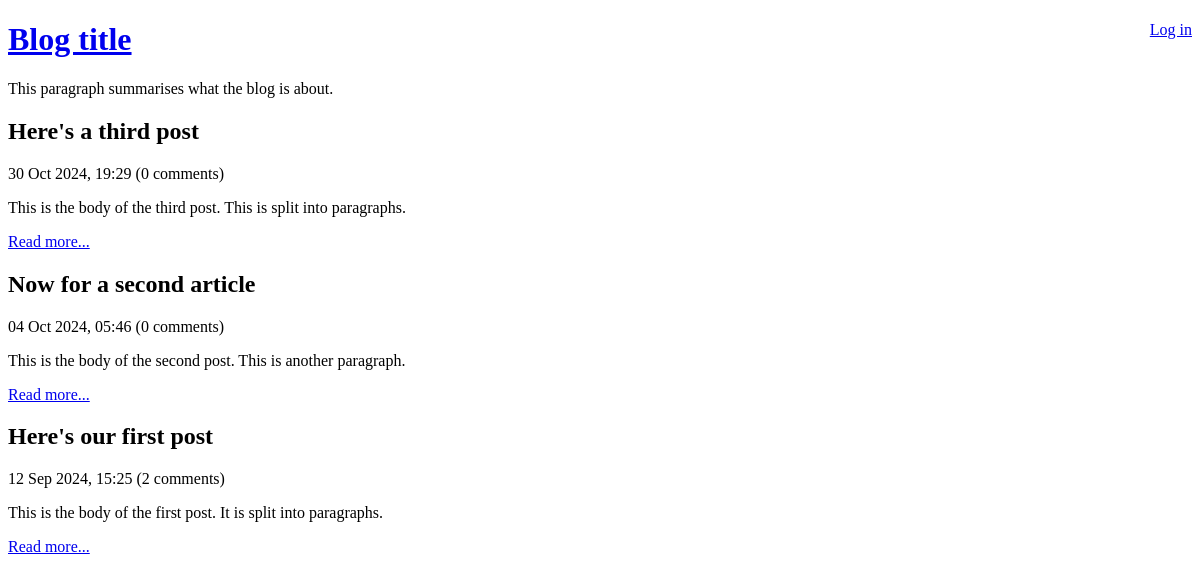
Before: / with the older database file.
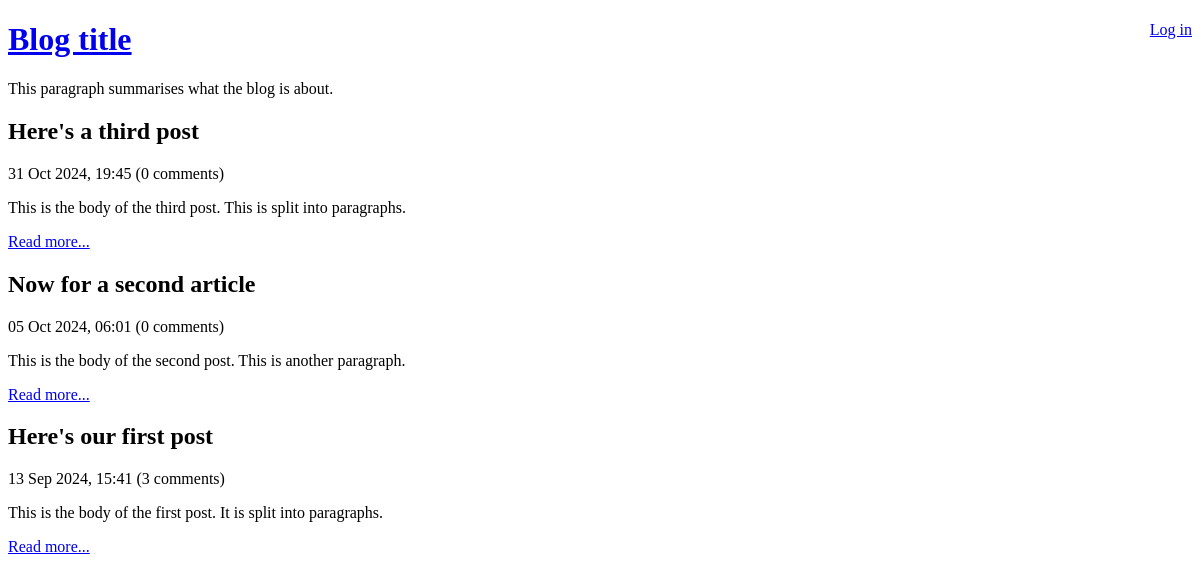
After: the same page with the newer database file.
### tables this page shows
CREATE TABLE post (
    id INTEGER PRIMARY KEY AUTOINCREMENT NOT NULL,
    title VARCHAR NOT NULL,
    body VARCHAR NOT NULL,
    user_id INTEGER NOT NULL,
    created_at VARCHAR NOT NULL,
    updated_at VARCHAR
);

### lib/common.php (called while the page is built, shortened)
<?php
function getRootPath()
{
    return realpath(__DIR__ . '/..');
}
function getDatabasePath()
{
    return getRootPath() . '/data/data.sqlite';
}
function getDsn()
{
    return 'sqlite:' . getDatabasePath();
}
function getPDO()
{
    return new PDO(getDsn());
}
function htmlEscape($html)
{
    return htmlspecialchars($html, ENT_HTML5, 'UTF-8');
}
function convertSqlDate($sqlDate)
{
    $date = DateTime::createFromFormat('Y-m-d H:i:s', $sqlDate);
    return $date->format('d M Y, H:i');
}
function countCommentsForPost($postId)
{
    $pdo = getPDO();
    $sql = "
        SELECT
            COUNT(*) c
        FROM
            comment
        WHERE
            post_id = :post_id
    ";
    $stmt = $pdo->prepare($sql);
    $stmt->execute(
        array('post_id' => $postId, )
    );
    return (int) $stmt->fetchColumn();
}

### index.php (the view, shortened to what this page needs)
<?php
require_once 'lib/common.php';
$pdo = getPDO();
$stmt = $pdo->query(
    'SELECT
        id, title, created_at, body
    FROM
        post
    ORDER BY
        created_at DESC'
);
?>
<!DOCTYPE html>
<html>
    <head>
    </head>
    <body>
        <?php require 'templates/title.php' ?>
        <?php while ($row = $stmt->fetch(PDO::FETCH_ASSOC)): ?>
            <h2>
                <?php echo htmlEscape($row['title']) ?>
            </h2>
            <div>
                <?php echo convertSqlDate($row['created_at']) ?>
                (<?php echo countCommentsForPost($row['id']) ?> comments)
            </div>
            <p>
                <?php echo htmlEscape($row['body']) ?>
            </p>
            <p>
                <a
                    href="view-post.php?post_id=<?php echo $row['id'] ?>"
                >Read more...</a>
            </p>
        <?php endwhile ?>
    </body>
</html>

Changed rows visible on the page:
changed post "Here's a third post": created_at "30 Oct 2024, 19:29" → "31 Oct 2024, 19:45"
changed post "Now for a second article": created_at "04 Oct 2024, 05:46" → "05 Oct 2024, 06:01"
changed post "Here's our first post": created_at "12 Sep 2024, 15:25" → "13 Sep 2024, 15:41"; id "2" → "3"
